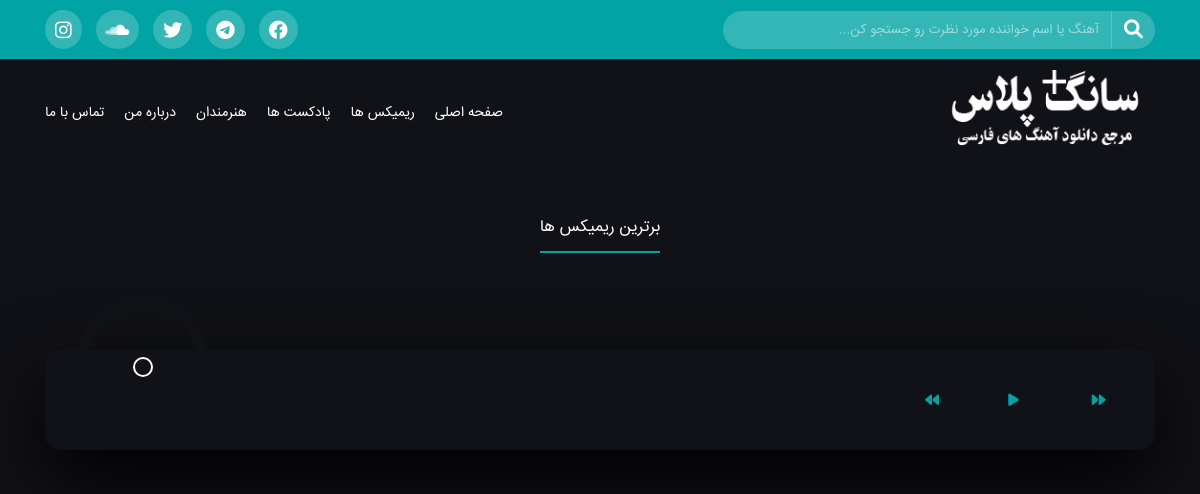
Before: / with the older database file.
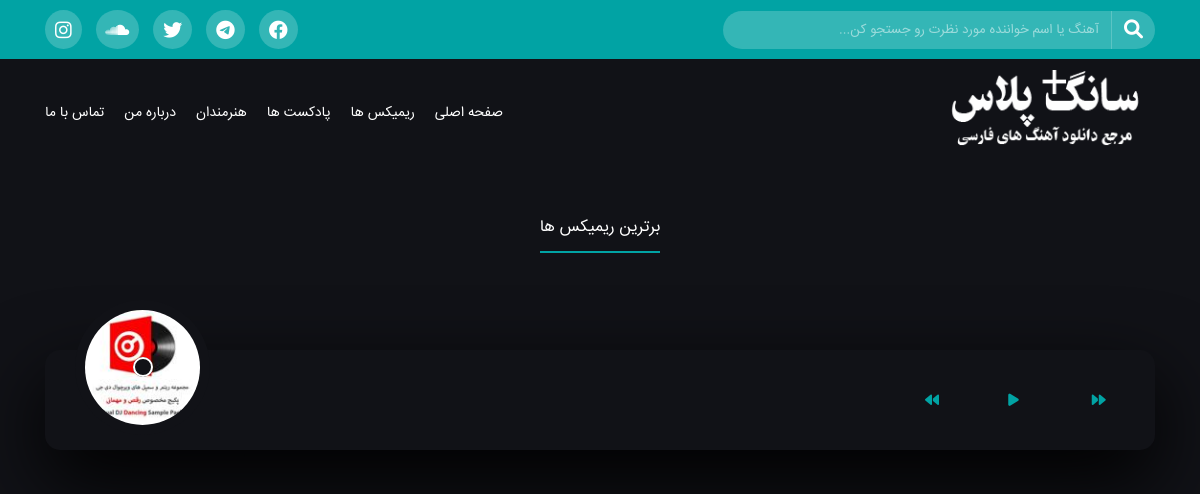
After: the same page with the newer database file.
### artist/models.py (models this page shows)
class SocialNetwork(models.Model):
    SOCIAL_MEDIA=(
        ('instagram','Instagram'),
        ('youtube','YouTube'),
        ('facebook','Facebook'),
        ('twitter','Twitter'),
        ('telegram','Telegram'),
        ('youtube','Aparat'),
        ('soundcloud','SoundCloud'),
    )
    social_network_name=models.CharField(
        choices=SOCIAL_MEDIA,
        max_length=50,
        verbose_name='شبکه اجتماعی',
        help_text='نام شبکه اجتماعی را وارد کنید',
    )
    url=models.URLField(
        max_length=500,
        verbose_name='لینک شبکه اجتماعی را وار',
    )
    content_type = models.ForeignKey(ContentType, on_delete=models.CASCADE)
    object_id = models.PositiveIntegerField()
    content_object = GenericForeignKey()
    class Meta:
        verbose_name='شبکه اجتماعی'
        verbose_name_plural='شبکه های اجتماعی'

### category/models.py (models this page shows, shortened)
class Category(AbstractCommonField,AbstractDateFeild):
    parent=models.ForeignKey(
        'self',
        on_delete=models.CASCADE,
        verbose_name='والد',
        blank=True,
        null=True,
        related_name='child',
    )
    title=models.CharField(
        max_length=250,
        verbose_name='عنوان',
    )
    objects=CategoryManager()
    class Meta:
        abstract=True
        verbose_name='دسته بندی'
        verbose_name_plural='دسته بندی ها'

class TrackCategory(Category):
    class Meta:
        verbose_name='دسته بندی موزیک'
        verbose_name_plural='دسته بندی موزیک ها'
    def tracks_of_category_and_sub_category(self):
        sub_categories_id=self.child.active().values_list('id',flat=True)
        if sub_categories_id:
            return Track.objects.active().filter(
                Q(category__id__in=sub_categories_id)|
                Q(category__id=self.id)
            )
        return self.tracks.active()
    def find_tracks(self,filter='time'):
        if filter == 'visit':
            return self.most_visited_tracks()
        else:
            return self.tracks_of_category_and_sub_category()
    def get_absolute_url(self):
        return reverse("music:tracks_of_category", args=[self.slug])

class ArtistCategory(Category):
    class Meta:
        verbose_name='دسته بندی هنرمند'
        verbose_name_plural='دسته بندی هنرمند ها'
    def get_absolute_url(self):
        return reverse("artist:artists_of_category", args=[self.slug])

### music/models.py (models this page shows, shortened)
class AbstractCommonField(models.Model):
    status=models.BooleanField(
        default=True,
        verbose_name='منتشر شود؟',
    )
    slug=models.SlugField(
        max_length=250,
        unique=True,
        verbose_name='لینک',
        allow_unicode=True,
    )
    class Meta:
        abstract=True

class AbstractDateFeild(models.Model):
    created=models.DateTimeField(
        auto_now_add=True,
        verbose_name='زمان ساخت'
    )
    updated=models.DateTimeField(
        auto_now=True,
        verbose_name='زمان اپدیت',
    )
    class Meta:
        abstract=True

class Track(AbstractCommonField,AbstractDateFeild):
    title=models.CharField(
        max_length=250,
        verbose_name='عنوان',
    )
    finglish_title=models.CharField(
        max_length=250,
        verbose_name='عنوان فینگلیشی',
    )
    category=models.ForeignKey(
        'category.TrackCategory',
        on_delete=models.PROTECT,
        related_name='tracks',
        verbose_name='دسته بندی',
    )
    description=RichTextField(
        verbose_name='توضحیات'
    )
    cover=models.ImageField(
        upload_to='images/tracks/covers',
        verbose_name='کاور آهنگ',
        help_text='توجه داشته باشید ابعاد عکس باید 480 * 480 باشد',
    )
    thumbnail = models.ImageField(
        upload_to='images/tracks/thumbnails/',
        null=True,
        blank=True,
    )
    small = models.ImageField(
        upload_to='images/tracks/smalls/',
        null=True,
        blank=True,
    )
    artists=models.ManyToManyField(
        'artist.Artist',
        blank=True,
        related_name='tracks',
        verbose_name='هنرمندان',
    )
    best_song=models.BooleanField(
        default=True,
        verbose_name='آهنگ منتخب؟',
        help_text='اگر میخواهید این اهنگ در قسمت بهترین آهنگ ها قرار گیرد تیک این قسمت را بزنید.'
    )
    hits=models.ManyToManyField(
        IpAddress,
        editable=False,
    )
    published=models.DateTimeField(
        default=timezone.now,
        verbose_name='زمان انتشار',
    )
    comments=GenericRelation('comment.Comment')
    def get_absolute_url(self):
        return reverse("music:track_detail", args=[self.slug])
    def jpublish(self):
        return jalali_converter(self.published)
    jpublish.short_description = "زمان انتشار"
    def preview_url(self):
        return format_html(
            "<a href='{}' target='blank'>پیش‌نمایش</a>".format(reverse("track:preview-detail",
             kwargs={'slug': self.slug}))
        )
    preview_url.short_description = "پیش‌نمایش"
    objects=TrackManager()
    class Meta:
        ordering = ['-id']
        verbose_name='موزیک'
        verbose_name_plural='موزیک ها'

### music/views.py (the view)
# urls.py: 2. Add a URL to urlpatterns:  path('', Home.as_view(), name='home')
class Home(ListView):
    queryset=HomePage.objects.filter(status=True)[:5]
    template_name='remix/home.html'
    context_object_name='contents'
    @staticmethod
    def return_songs_url(tracks:list):
        tracks_url=[]
        for track in tracks:
            tracks_url.append(track.track_files.first().track_file.url)
        return json.dumps(tracks_url)
    def get_context_data(self,**kwargs):
        context=super().get_context_data(**kwargs)
        context['best_tracks']=Track.objects.best_tracks()
        context['best_tracks_urls']=Home.return_songs_url(context['best_tracks'])
        context['artists']=Artist.objects.active()[:12]
        context['banners']=Banner.objects.filter(status=True)
        return context

### artist/models.py (called while the page is built)
    def active(self):
        return self.filter(status=True)

    def get_absolute_url(self):
        return reverse("artist:single-bio", args=[self.slug])

### category/models.py (called while the page is built)
    def active(self):
        return self.filter(status=True)

### music/middelware.py (called while the page is built)
	def __call__(self, request):
		x_forwarded_for = request.META.get('HTTP_X_FORWARDED_FOR')
		if x_forwarded_for:
			ip = x_forwarded_for.split(',')[-1].strip()
		else:
			ip = request.META.get('REMOTE_ADDR')
		try:
			ip_address = IpAddress.objects.get(ip_address=ip)
		except IpAddress.DoesNotExist:             #-----Here My Edit
			ip_address = IpAddress(ip_address=ip)
			ip_address.save()
		request.user.ip_address = ip_address
		response = self.get_response(request)
		return response

### music/models.py (called while the page is built)
    def active(self):
        return self.filter(
            status=True,
        )

    def best_tracks(self):
        return self.active().filter(track_files__isnull=False).annotate(
            avg_score=(Count('hits') + Count('comments')) / 2
        ).order_by('-avg_score')

### music/templatetags/tags.py (called while the page is built)
def social_network():
    try:
        socia_networks_link=AboutMe.objects.last().social_networks.all()
    except:
        socia_networks_link=None
    return socia_networks_link

### templates/remix/home.html (shortened to what this page needs)
{% extends 'remix/base.html'%}
{% load tags %}
{% block body %}
<section class="header">
</section>
<div class="music-play">
    <div class="container">
        <div class="music-play-head">
            <h3>برترین ریمیکس ها</h3>
        </div>
        <div id="app-cover">
            <div id="player">
                <div id="player-track">
                    <div id="album-name"></div>
                    <div id="track-name"></div>
                    <div id="track-time">
                        <div id="current-time"></div>
                        <div id="track-length"></div>
                    </div>
                    <div id="s-area">
                    </div>
                </div>
                <div id="player-content">
                    <div id="album-art">
                        {% for best_track in best_tracks %}
                            <img src="{{best_track.small.url}}" class="{% if forloop.counter == 1 %}active{% endif %}" id="_{{forloop.counter}}">
                        {% endfor %}
                    </div>
                    <div id="player-controls">
                        <div class="control">
                            <div class="buttonn" id="play-previous">
                                <i class="fas fa-backward"></i>
                            </div>
                        </div>
                        <div class="control">
                            <div class="buttonn" id="play-pause-button">
                                <i class="fas fa-play"></i>
                            </div>
                        </div>
                        <div class="control">
                            <div class="buttonn" id="play-next">
                                <i class="fas fa-forward"></i>
                            </div>
                        </div>
                    </div>
                </div>
            </div>
        </div>
    </div>
</div>
{% endblock body%}

### templates/remix/top-menue.html
<div class="top-menu">
    <div class="container">
        <div class="top-menu-box">
            <div class="top-menu-right">
                <form action="{% url 'music:search'%}" method="get">
                    <button type="submit">
                        <i class="fa fa-search"></i>
                    </button>
                    <input type="search" class="search-top-menu" placeholder="آهنگ یا اسم خواننده مورد نظرت رو جستجو کن..." name="q">
                </form>
            </div>
            {% if socia_networks_link %}
            <div class="top-menu-left">
                {% for social_network in socia_networks_link %}
                        <a href="{{social_network.url}}"><i class="fab fa-{{social_network.social_network_name}}"></i> </a>
                {% endfor %}
            </div>
            {% endif %}
        </div>
    </div>
</div>

### templates/remix/navbar/categories.html (shortened to what this page needs)
{% for category in track_categories %}
    {% if not category.child.active.exists and category.parent == None %}
        <li><a href="{{category.get_absolute_url}}">{{category.title}}</a></li>
    {% endif %}
{% endfor %}
{% for category in artist_categories %}
    {% if not category.child.exists and category.parent == None %}
        <li><a href="{{category.get_absolute_url}}">{{category.title}}</a></li>
    {% endif %}
{% endfor %}

Changed rows visible on the page:
added Track: small (picture)
